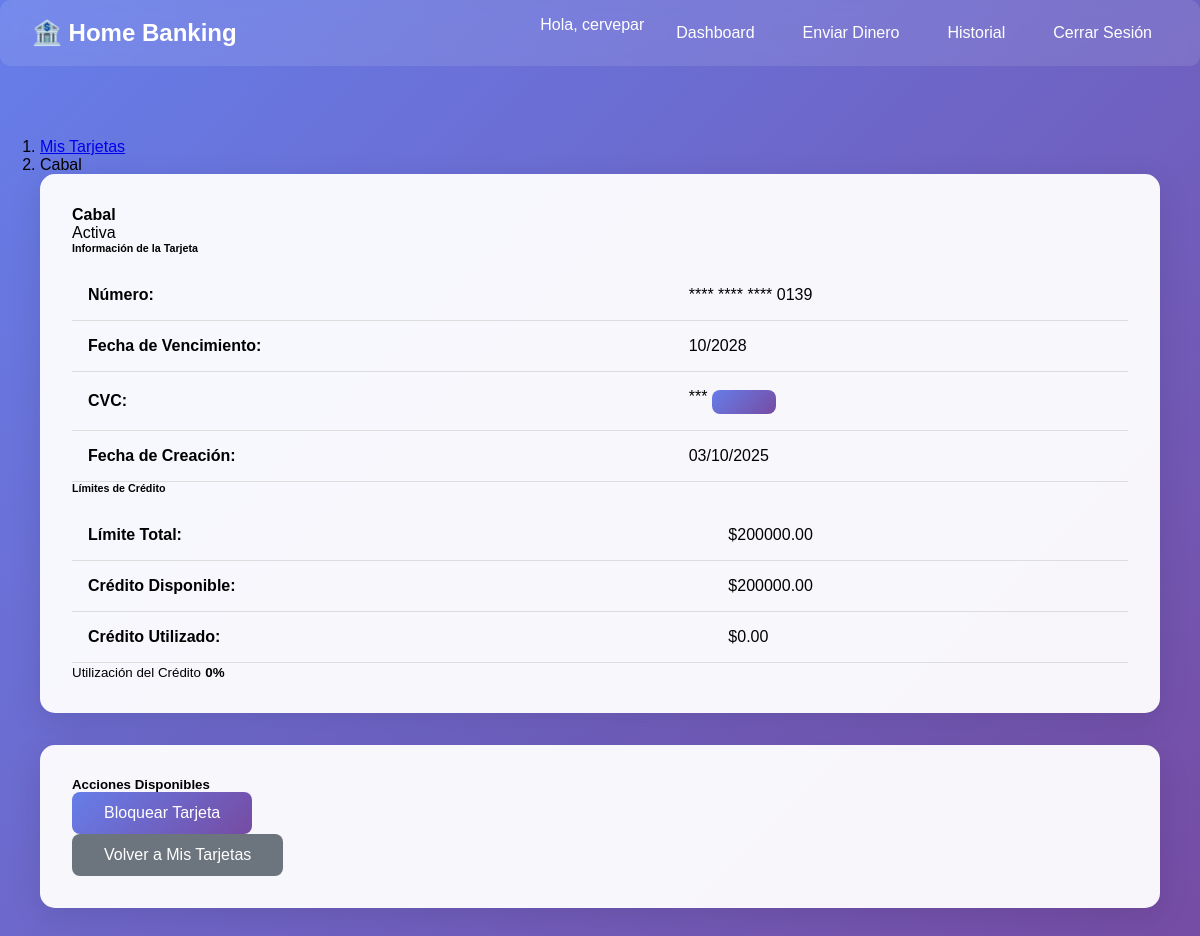
The app's page /tarjeta-credito/detalle/1/ (signed in), older data.
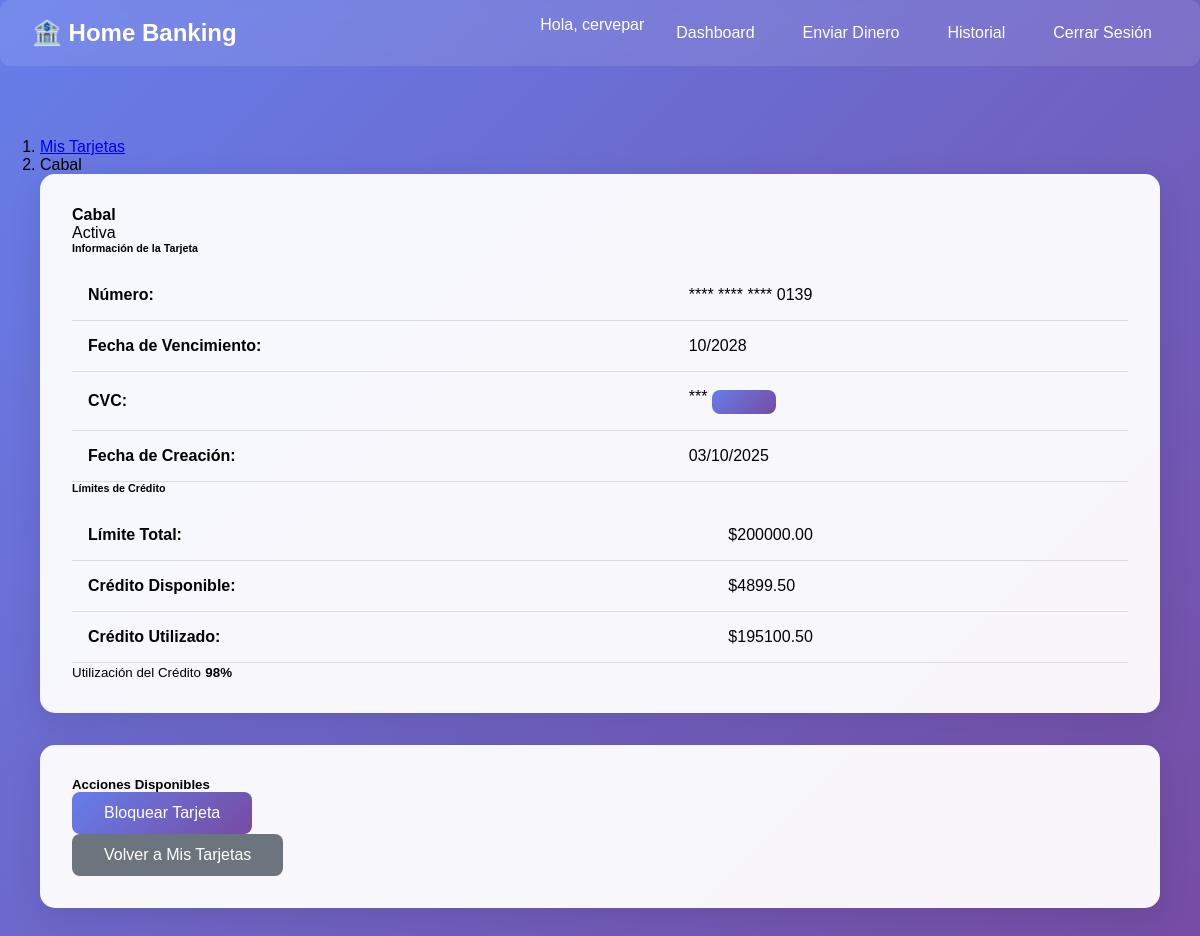
The same page, newer data.
### tarjeta_credito/models.py (models this page shows, shortened)
class TarjetaCredito(models.Model):
    MARCA_CHOICES = [
        ('CABAL', 'Cabal'),
        ('CREDICARD', 'Credicard'),
    ]
    ESTADO_CHOICES = [
        ('ACTIVA', 'Activa'),
        ('BLOQUEADA', 'Bloqueada'),
        ('VENCIDA', 'Vencida'),
        ('CANCELADA', 'Cancelada'),
    ]
    usuario = models.ForeignKey(
        User,
        on_delete=models.CASCADE,
        related_name='tarjetas_credito'
    )
    identificador_unico = models.UUIDField(
        default=uuid.uuid4,
        unique=True,
        editable=False,
        help_text="Identificador único de la tarjeta para uso en APIs"
    )
    numero_tarjeta = models.CharField(
        max_length=16,
        unique=True,
        editable=False,
        validators=[MinLengthValidator(16), MaxLengthValidator(16)]
    )
    ultimos_4_digitos = models.CharField(
        max_length=4,
        editable=False,
        validators=[MinLengthValidator(4), MaxLengthValidator(4)]
    )
    marca = models.CharField(
        max_length=20,
        choices=MARCA_CHOICES,
        default='CABAL'
    )
    cvc = models.CharField(
        max_length=4,
        editable=False,
        validators=[MinLengthValidator(3), MaxLengthValidator(4)]
    )
    fecha_vencimiento = models.DateField(editable=False)
    fecha_creacion = models.DateTimeField(auto_now_add=True)
    estado = models.CharField(
        max_length=15,
        choices=ESTADO_CHOICES,
        default='ACTIVA'
    )
    limite_credito = models.DecimalField(
        max_digits=15,
        decimal_places=2,
        default=50000.00
    )
    credito_disponible = models.DecimalField(
        max_digits=15,
        decimal_places=2,
        default=50000.00
    )
    @property
    def numero_enmascarado(self):
        return f"**** **** **** {self.ultimos_4_digitos}"
    @property
    def esta_vencida(self):
        return self.fecha_vencimiento < datetime.now().date()
    @property
    def credito_utilizado(self):
        return self.limite_credito - self.credito_disponible
    def actualizar_estado_si_vencida(self):
        if self.esta_vencida and self.estado == 'ACTIVA':
            self.estado = 'VENCIDA'
            self.save()
    class Meta:
        verbose_name = "Tarjeta de Crédito"
        verbose_name_plural = "Tarjetas de Crédito"
        ordering = ['-fecha_creacion']

### tarjeta_credito/views.py (the view)
# urls.py: path('detalle/<int:tarjeta_id>/', views.detalle_tarjeta_view, name='detalle_tarjeta'),
@login_required
def detalle_tarjeta_view(request, tarjeta_id):
    tarjeta = get_object_or_404(TarjetaCredito, id=tarjeta_id, usuario=request.user)
    tarjeta.actualizar_estado_si_vencida()
    context = {
        'tarjeta': tarjeta
    }
    return render(request, 'tarjeta_credito/detalle.html', context)

### tarjeta_credito/templates/tarjeta_credito/detalle.html (shortened to what the changed rows need)
{% extends 'cuenta/base.html' %}
{% block content %}
<div class="container mt-4">
    <div class="row justify-content-center">
        <div class="col-md-8">
            <nav aria-label="breadcrumb">
                <ol class="breadcrumb">
                    <li class="breadcrumb-item">
                        <a href="{% url 'tarjeta_credito:mis_tarjetas' %}">Mis Tarjetas</a>
                    </li>
                    <li class="breadcrumb-item active">{{ tarjeta.get_marca_display }}</li>
                </ol>
            </nav>
            <div class="card mb-4">
                <div class="card-header d-flex justify-content-between align-items-center">
                    <h4 class="mb-0">{{ tarjeta.get_marca_display }}</h4>
                    <span class="badge fs-6
                        {% if tarjeta.estado == 'ACTIVA' %}bg-success
                        {% elif tarjeta.estado == 'BLOQUEADA' %}bg-warning
                        {% elif tarjeta.estado == 'VENCIDA' %}bg-danger
                        {% else %}bg-secondary{% endif %}">
                        {{ tarjeta.get_estado_display }}
                    </span>
                </div>
                <div class="card-body">
                    <div class="row">
                        <div class="col-md-6">
                            <table class="table table-borderless">
                                <tr>
                                    <td><strong>Número:</strong></td>
                                    <td>{{ tarjeta.numero_enmascarado }}</td>
                                </tr>
                                <tr>
                                    <td><strong>Fecha de Vencimiento:</strong></td>
                                    <td>
                                        {{ tarjeta.fecha_vencimiento|date:"m/Y" }}
                                    </td>
                                </tr>
                                <tr>
                                    <td><strong>Fecha de Creación:</strong></td>
                                    <td>{{ tarjeta.fecha_creacion|date:"d/m/Y" }}</td>
                                </tr>
                            </table>
                        </div>
                        <div class="col-md-6">
                            <table class="table table-borderless">
                                <tr>
                                    <td><strong>Límite Total:</strong></td>
                                    <td class="text-primary">${{ tarjeta.limite_credito|floatformat:2 }}</td>
                                </tr>
                                <tr>
                                    <td><strong>Crédito Disponible:</strong></td>
                                    <td class="text-success">${{ tarjeta.credito_disponible|floatformat:2 }}</td>
                                </tr>
                                <tr>
                                    <td><strong>Crédito Utilizado:</strong></td>
                                    <td class="text-warning">${{ tarjeta.credito_utilizado|floatformat:2 }}</td>
                                </tr>
                            </table>
                            {% widthratio tarjeta.credito_utilizado tarjeta.limite_credito 100 as porcentaje %}
                            <div class="mb-3">
                                <div class="d-flex justify-content-between">
                                    <small><strong>{{ porcentaje }}%</strong></small>
                                </div>
                            </div>
                        </div>
                    </div>
                </div>
            </div>
        </div>
    </div>
</div>
{% endblock %}

Row changes from the older to the newer data that the page shows:
changed TarjetaCredito "Cabal": credito_disponible "200000.00" → "4899.50"; credito_utilizado "0.00" → "195100.50"
Text that changed along with them:
{{ porcentaje }}: "0" → "98"
